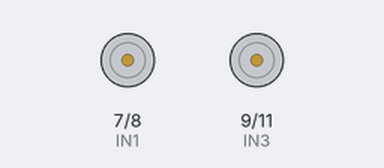
Bench run of a sketch on a simulated Arduino Uno, built with avr-gcc and run on an emulated ATmega328P. Shown: motor-driver pin pairs drawn as motors (green arrow = first pin HIGH = forward, orange = second pin HIGH = backward, longer = more drive, scaled by the enable pin).

Above: at 5.6 s.
Timing chart, 0 to 17.2 s (numbered marks = the images above):
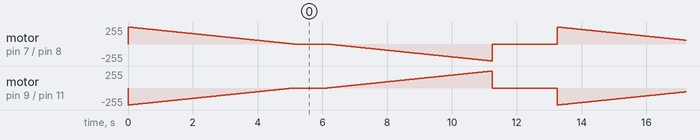

The sketch:

speed_control.ino
```cpp
// From max speed forward, decelerate to rest, wait one second, accelerate to max speed backward, wait two seconds, repeat

#define ENB 5
#define IN1 7
#define IN2 8
#define IN3 9
#define IN4 11
#define ENA 6

void setup() {
  pinMode(IN1, OUTPUT);
  pinMode(IN2, OUTPUT);
  pinMode(IN3, OUTPUT);
  pinMode(IN4, OUTPUT);
  pinMode(ENA, OUTPUT);
  pinMode(ENB, OUTPUT);
}

void loop() {
  //set to go forward
  digitalWrite(IN1, HIGH);
  digitalWrite(IN2, LOW);
  digitalWrite(IN3, LOW);
  digitalWrite(IN4, HIGH);

  //decelerate from max speed
  for(int i = 255; i >= 0; i--){
    analogWrite(ENB, i);
    analogWrite(ENA, i);
    delay(20);
  }

  //stop for one second
  analogWrite(ENB, 0); //same as digitalWrite low
  analogWrite(ENA, 0);
  delay(1000);

  //set to go backward
  digitalWrite(IN1, LOW);
  digitalWrite(IN2, HIGH);
  digitalWrite(IN3, HIGH);
  digitalWrite(IN4, LOW);

  //accelerate from rest
  for(int i = 0; i <= 255; i++){
    analogWrite(ENB, i);
    analogWrite(ENA, i);
    delay(20);
  }

  //stop for two seconds
  digitalWrite(ENB, LOW);
  digitalWrite(ENA, LOW);
  delay(2000);
}
```
